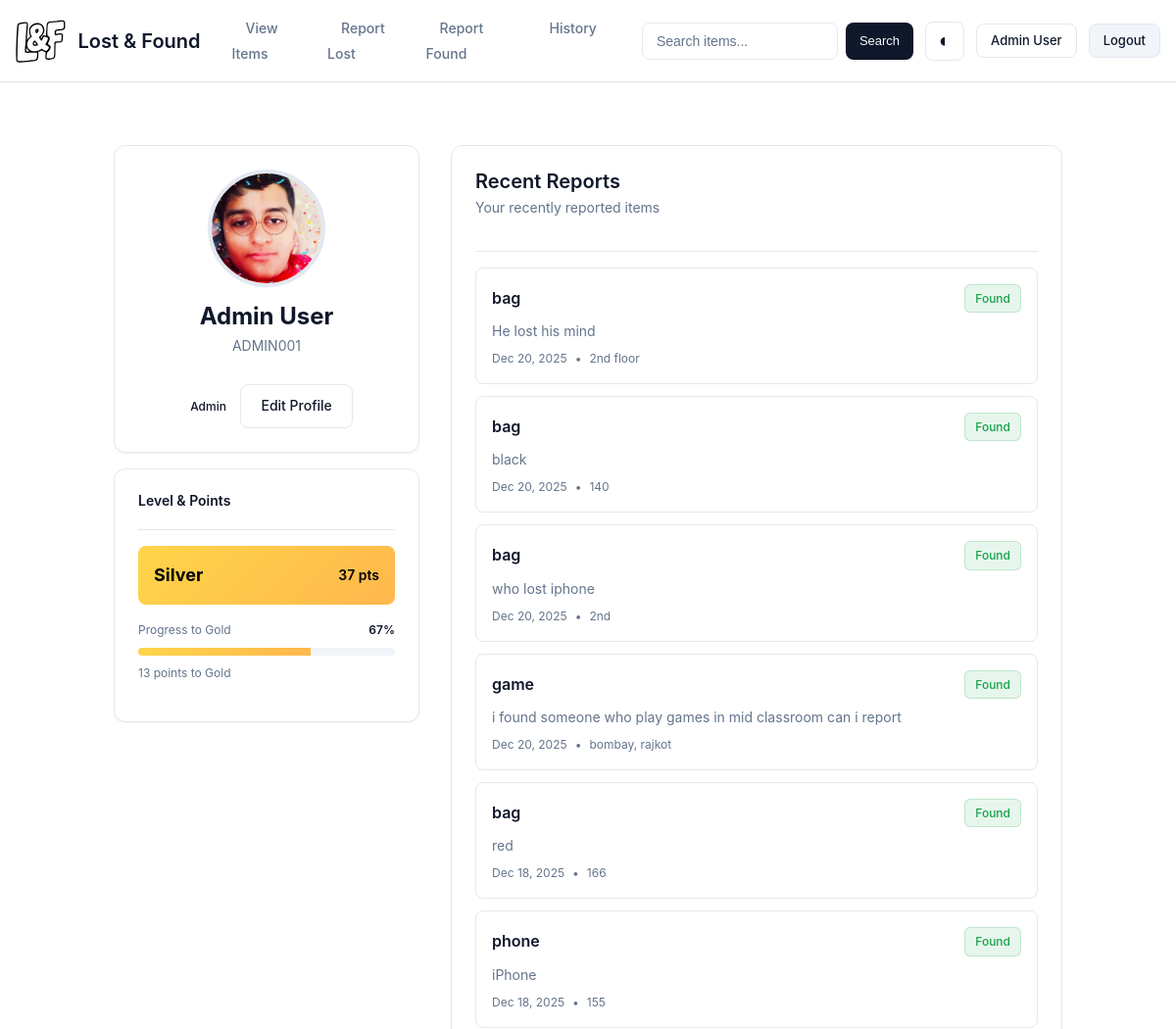
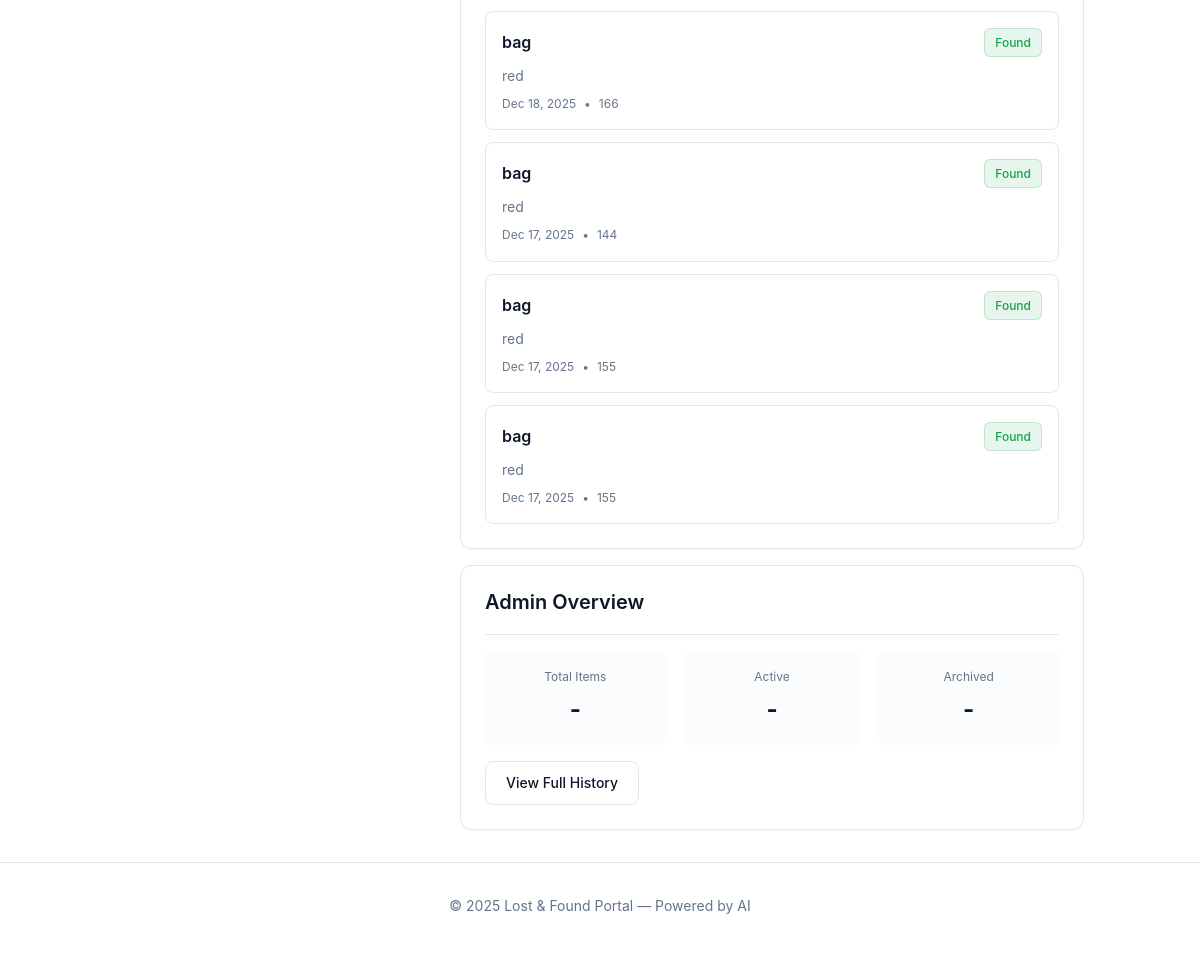
The app's page /profile (signed in) with its own data (2 pictures, top to bottom).
### app.py (models this page shows, shortened)
class User(db.Model, UserMixin):
    id = db.Column(db.Integer, primary_key=True)
    registration_no = db.Column(db.String(20), unique=True, nullable=False)
    password_hash = db.Column(db.String(128), nullable=False)
    full_name = db.Column(db.String(100), nullable=False)
    email = db.Column(db.String(120), unique=True, nullable=True)
    points = db.Column(db.Integer, default=0, nullable=False)
    level = db.Column(db.String(20), default='Bronze')
    avatar_filename = db.Column(db.String(255), nullable=True)
    role = db.Column(db.String(20), default='student') # 'student', 'admin', 'hod'
    items_reported = db.relationship(
        'Item',
        backref='reporter', # Creates item.reporter to access the User object
        lazy=True,
        foreign_keys=[Item.reported_by_id] # Explicitly tells SQLAlchemy which FK to use
    )
    items_deleted = db.relationship(
        'Item',
        backref='deleter', # Creates item.deleter to access the User object
        lazy=True,
        foreign_keys=[Item.deleted_by_id] # Explicitly tells SQLAlchemy which FK to use
    )
    def is_admin(self):
        return self.role == 'admin'
    def update_level(self):
        p = self.points or 0
        if p >= 200:
            self.level = 'Platinum'
        elif p >= 50:
            self.level = 'Gold'
        elif p >= 10:
            self.level = 'Silver'
        else:
            self.level = 'Bronze'

class Item(db.Model):
    id = db.Column(db.Integer, primary_key=True)
    item_name = db.Column(db.String(100), nullable=False)
    description = db.Column(db.Text, nullable=False)
    status = db.Column(db.String(10), default='Lost', nullable=False) # 'Lost', 'Found', 'Reclaimed'
    reported_at = db.Column(db.DateTime, default=datetime.utcnow) # Timestamp when reported
    lost_found_date = db.Column(db.Date, nullable=False) # Date item was lost or found
    location = db.Column(db.String(200), nullable=False)
    image_filename = db.Column(db.String(255), nullable=True) # Stores filename for found items
    is_active = db.Column(db.Boolean, default=True) # For soft deletion/archiving
    reported_by_id = db.Column(db.Integer, db.ForeignKey('user.id'), nullable=False)
    deleted_by_id = db.Column(db.Integer, db.ForeignKey('user.id'), nullable=True) # Can be null if not deleted
    deleted_at = db.Column(db.DateTime, nullable=True) # Timestamp when deleted/archived
    ocr_extracted_text = db.Column(db.Text, nullable=True) # Text extracted from image via OCR
    verification_score = db.Column(db.Float, nullable=True) # Cross-verification confidence (0.0-1.0)
    verification_details = db.Column(db.Text, nullable=True) # JSON string with detailed verification results
    blockchain_hash = db.Column(db.String(64), nullable=True) # Linked to blockchain record

### app.py (the view)
@app.route("/profile")
@login_required
def profile():
    user = current_user
    user.update_level()
    recent_reports = Item.query.filter_by(reported_by_id=user.id).order_by(Item.reported_at.desc()).limit(10).all()
    p = user.points or 0
    thresholds = {
        'Bronze': (0, 10),
        'Silver': (10, 50),
        'Gold': (50, 200),
        'Platinum': (200, None)
    }
    lower, upper = thresholds.get(user.level, (0, 10))
    if upper is None:
        progress_pct = 100
        points_to_next = None
        next_level = None
    else:
        span = upper - lower
        progress_pct = int(max(0, min(100, ((p - lower) / span) * 100))) if span > 0 else 0
        points_to_next = max(0, upper - p)
        level_order = ['Bronze', 'Silver', 'Gold', 'Platinum']
        try:
            idx = level_order.index(user.level)
            next_level = level_order[idx+1] if idx+1 < len(level_order) else None
        except ValueError:
            next_level = None
    return render_template('profile.html', title='Your Profile', user=user, reports=recent_reports,
                           progress_pct=progress_pct, points_to_next=points_to_next, next_level=next_level)

### app.py (called while the page is built)
@login_manager.user_loader
def load_user(user_id):
    print(f"DEBUG: Flask-Login attempting to load user with ID: {user_id}")
    user = User.query.get(int(user_id))
    if user:
        print(f"DEBUG: User ID {user_id} loaded successfully: {user.full_name} ({user.role})")
    else:
        print(f"DEBUG: User ID {user_id} not found in database.")
    return user

@app.context_processor
def utility_processor():
    def can_delete_item(user):
        if not user:
            return False
        return user.is_admin() or user.is_hod()
    return dict(can_delete_item=can_delete_item)

### templates/profile.html (shortened to what this page needs)
{% extends "base.html" %}
{% block content %}
<div class="container" style="max-width: 1000px; margin-top: 2rem;">
    <div class="grid" style="grid-template-columns: 1fr 2fr; gap: 2rem;">
        <div>
            <div class="card">
                <div class="card-content" style="text-align: center;">
                    <div class="profile-avatar">
                        {% if user.avatar_filename %}
                        <img src="{{ url_for('static', filename='uploads/' ~ user.avatar_filename) }}" alt="Avatar">
                        {% else %}
                        <div class="avatar-placeholder">
                            <span class="avatar-initials">{{ user.full_name[0] }}</span>
                        </div>
                        {% endif %}
                    </div>
                    <h2 class="profile-name">{{ user.full_name }}</h2>
                    <p class="profile-id">{{ user.registration_no }}</p>
                    <span class="badge badge-primary">{{ user.role | capitalize }}</span>
                    <a href="{{ url_for('edit_profile') }}" class="btn btn-outline btn-block mt-4">
                        Edit Profile
                    </a>
                </div>
            </div>
            <div class="card mt-4">
                <div class="card-header">
                    <h3 class="card-title text-sm">Level & Points</h3>
                </div>
                <div class="card-content">
                    <div class="level-badge">
                        <span class="level-name">{{ user.level }}</span>
                        <span class="level-points">{{ user.points or 0 }} pts</span>
                    </div>
                    <div class="mt-4">
                        <div class="flex justify-between items-center mb-2">
                            <span class="text-xs text-muted">Progress to {{ next_level or 'max' }}</span>
                            <span class="text-xs font-semibold">{{ progress_pct }}%</span>
                        </div>
                        <div class="progress-container">
                            <div class="progress-bar" style="width: {{ progress_pct }}%"></div>
                        </div>
                        {% if points_to_next is not none and points_to_next > 0 %}
                        <p class="text-xs text-muted mt-2">{{ points_to_next }} points to {{ next_level }}</p>
                        {% else %}
                        <p class="text-xs text-success mt-2">Maximum level reached!</p>
                        {% endif %}
                    </div>
                </div>
            </div>
        </div>
        <div>
            <div class="card">
                <div class="card-header">
                    <h3 class="card-title">Recent Reports</h3>
                    <p class="card-description">Your recently reported items</p>
                </div>
                <div class="card-content">
                    {% if reports %}
                    <div class="reports-list">
                        {% for r in reports %}
                        <a href="{{ url_for('item_detail', item_id=r.id) }}" class="report-item">
                            <div class="report-header">
                                <h4 class="report-title">{{ r.item_name }}</h4>
                                {% if r.status == 'Found' %}
                                <span class="badge badge-success">{{ r.status }}</span>
                                {% else %}
                                <span class="badge badge-warning">{{ r.status }}</span>
                                {% endif %}
                            </div>
                            <p class="report-description">{{ r.description[:120] }}</p>
                            <div class="report-meta">
                                <span>{{ r.reported_at.strftime('%b %d, %Y') }}</span>
                                <span>•</span>
                                <span>{{ r.location }}</span>
                            </div>
                        </a>
                        {% endfor %}
                    </div>
                    {% else %}
                    <div class="empty-state-small">
                        <p class="text-muted">You haven't reported any items yet.</p>
                        <a href="{{ url_for('report_found') }}" class="btn btn-primary btn-sm mt-3">Report Your First
                            Item</a>
                    </div>
                    {% endif %}
                </div>
            </div>
            {% if user.is_admin() or user.is_hod() %}
            <div class="card mt-4">
                <div class="card-header">
                    <h3 class="card-title">Admin Overview</h3>
                </div>
                <div class="card-content">
                    <div class="stats-grid">
                        <div class="stat-item">
                            <div class="stat-label">Total Items</div>
                            <div class="stat-value">-</div>
                        </div>
                        <div class="stat-item">
                            <div class="stat-label">Active</div>
                            <div class="stat-value">-</div>
                        </div>
                        <div class="stat-item">
                            <div class="stat-label">Archived</div>
                            <div class="stat-value">-</div>
                        </div>
                    </div>
                    <a href="{{ url_for('item_history') }}" class="btn btn-outline btn-block mt-4">View Full History</a>
                </div>
            </div>
            {% endif %}
        </div>
    </div>
</div>
{% endblock content %}

### templates/base.html (shortened to what this page needs)
<!DOCTYPE html>
<html lang="en" data-theme="light">
<head>
    <link rel="stylesheet" href="{{ url_for('static', filename='css/modern.css') }}">
</head>
<body>
    <nav class="navbar">
        <div class="navbar-container">
            <a class="navbar-brand" href="{{ url_for('home') }}">
                <img src="{{ url_for('static', filename='lost_found.svg') }}" alt="Lost & Found" />
                <span>Lost & Found</span>
            </a>
            <div class="navbar-menu" id="navbarMenu">
                <ul class="nav-links">
                    <li><a class="nav-link" href="{{ url_for('items') }}">View Items</a></li>
                    {% if current_user.is_authenticated %}
                    <li><a class="nav-link" href="{{ url_for('report_lost') }}">Report Lost</a></li>
                    <li><a class="nav-link" href="{{ url_for('report_found') }}">Report Found</a></li>
                    {% if current_user.is_admin() or current_user.is_hod() %}
                    <li><a class="nav-link" href="{{ url_for('item_history') }}">History</a></li>
                    {% endif %}
                    {% endif %}
                </ul>
                <div class="navbar-actions">
                    <form class="search-form" method="get" action="{{ url_for('items') }}">
                        <input class="form-input" type="search" placeholder="Search items..." name="q"
                            value="{{ request.args.get('q','') }}">
                        <button class="btn btn-primary btn-sm" type="submit">Search</button>
                    </form>
                    <button class="theme-toggle" id="themeToggle" aria-label="Toggle dark mode"
                        title="Toggle dark mode">
                        <span id="themeIcon">◐</span>
                    </button>
                    {% if current_user.is_authenticated %}
                    <a class="btn btn-outline btn-sm" href="{{ url_for('profile') }}">{{ current_user.full_name
                        }}</a>
                    <a class="btn btn-secondary btn-sm" href="{{ url_for('logout') }}">Logout</a>
                    {% else %}
                    <a class="btn btn-outline btn-sm" href="{{ url_for('login') }}">Login</a>
                    <a class="btn btn-primary btn-sm" href="{{ url_for('register') }}">Register</a>
                    {% endif %}
                </div>
            </div>
        </div>
    </nav>
    <main class="main-content">
        {% block content %}{% endblock %}
    </main>
    <footer class="footer">
        <div class="container">
            <p class="text-sm text-muted">© {{ current_year or '2025' }} Lost & Found Portal — Powered by AI</p>
        </div>
    </footer>
</body>
</html>

### templates/base.html (style rules this page uses)
html { scroll-behavior: smooth; }
body { min-height: 100vh; display: flex; flex-direction: column; }
.navbar { background: hsl(var(--card)); border-bottom: 1px solid hsl(var(--border)); padding: 1rem 0; box-shadow: var(--shadow-sm); position: sticky; top: 0; z-index: 100; }
.navbar-container { max-width: 1200px; margin: 0 auto; padding: 0 1rem; display: flex; justify-content: space-between; align-items: center; gap: 2rem; }
.navbar-brand { display: flex; align-items: center; gap: 0.75rem; text-decoration: none; color: hsl(var(--foreground)); font-weight: 600; font-size: 1.25rem; }
.navbar-brand img { height: 44px; width: auto; }
.navbar-menu { display: flex; align-items: center; gap: 2rem; flex: 1; }
.nav-links { display: flex; gap: 0.5rem; list-style: none; margin: 0; padding: 0; }
.nav-link { padding: 0.5rem 0.875rem; border-radius: var(--radius); text-decoration: none; color: hsl(var(--muted-foreground)); font-weight: 500; font-size: 0.875rem; transition: var(--transition-fast); }
.navbar-actions { display: flex; align-items: center; gap: 0.75rem; }
.search-form { display: flex; gap: 0.5rem; }
.search-form input { width: 200px; }
.theme-toggle { width: 40px; height: 40px; border-radius: var(--radius); border: 1px solid hsl(var(--border)); background: hsl(var(--background)); color: hsl(var(--foreground)); cursor: pointer; display: flex; align-items: center; justify-content: center; font-size: 1.25rem; transition: var(--transition-base); }
.main-content { flex: 1; padding: 2rem 0; }
.footer { padding: 2rem 0; text-align: center; border-top: 1px solid hsl(var(--border)); background: hsl(var(--card)); }

### templates/profile.html (style rules this page uses)
.profile-avatar { width: 120px; height: 120px; margin: 0 auto 1rem; border-radius: 50%; overflow: hidden; border: 4px solid hsl(var(--border)); }
.profile-avatar img { width: 100%; height: 100%; object-fit: cover; }
.profile-name { font-size: 1.5rem; font-weight: 700; margin-bottom: 0.25rem; }
.profile-id { color: hsl(var(--muted-foreground)); font-size: 0.875rem; margin-bottom: 0.75rem; }
.level-badge { display: flex; justify-content: space-between; align-items: center; padding: 1rem; background: linear-gradient(135deg, #ffd54a, #ffb74d); border-radius: var(--radius); color: #000; }
.level-name { font-size: 1.125rem; font-weight: 700; }
.level-points { font-size: 0.875rem; font-weight: 600; }
.progress-container { height: 8px; background: hsl(var(--muted)); border-radius: 999px; overflow: hidden; }
.progress-bar { height: 100%; background: linear-gradient(90deg, #ffd54a, #ffb74d); transition: width 0.7s ease; }
.reports-list { display: flex; flex-direction: column; gap: 0.75rem; }
.report-item { padding: 1rem; border: 1px solid hsl(var(--border)); border-radius: var(--radius); text-decoration: none; color: inherit; transition: var(--transition-base); }
.report-header { display: flex; justify-content: space-between; align-items: center; margin-bottom: 0.5rem; }
.report-title { font-size: 1rem; font-weight: 600; margin: 0; }
.report-description { font-size: 0.875rem; color: hsl(var(--muted-foreground)); margin-bottom: 0.5rem; line-height: 1.5; }
.report-meta { display: flex; gap: 0.5rem; font-size: 0.75rem; color: hsl(var(--muted-foreground)); }
.stats-grid { display: grid; grid-template-columns: repeat(3, 1fr); gap: 1rem; }
.stat-item { text-align: center; padding: 1rem; background: hsl(var(--muted) / 0.3); border-radius: var(--radius); }
.stat-label { font-size: 0.75rem; color: hsl(var(--muted-foreground)); margin-bottom: 0.25rem; }
.stat-value { font-size: 1.5rem; font-weight: 700; }

### records on screen
User: full_name "Admin User", avatar_filename (picture), registration_no "ADMIN001", role "Admin", level "Silver", points "37"
Item: item_name "bag", status "Found", description "He lost his mind", reported_at "Dec 20, 2025", location "2nd floor"
Item: item_name "bag", status "Found", description "black", reported_at "Dec 20, 2025", location "140"
Item: item_name "bag", status "Found", description "who lost iphone", reported_at "Dec 20, 2025", location "2nd"
Item: item_name "game", status "Found", description "i found someone who play games in mid classroom can i report", reported_at "Dec 20, 2025", location "bombay, rajkot"
Item: item_name "bag", status "Found", description "red", reported_at "Dec 18, 2025", location "166"
Item: item_name "phone", status "Found", description "iPhone", reported_at "Dec 18, 2025", location "155"
Item: item_name "bag", status "Found", description "red", reported_at "Dec 18, 2025", location "166"
Item: item_name "bag", status "Found", description "red", reported_at "Dec 17, 2025", location "144"
Item: item_name "bag", status "Found", description "red", reported_at "Dec 17, 2025", location "155"
Item: item_name "bag", status "Found", description "red", reported_at "Dec 17, 2025", location "155"

### other values on screen
{{ next_level or 'max' }} "Gold"
{{ progress_pct }} "67"
{{ points_to_next }} "13"
{{ next_level }} "Gold"
{{ current_year or '2025' }} "2025"
